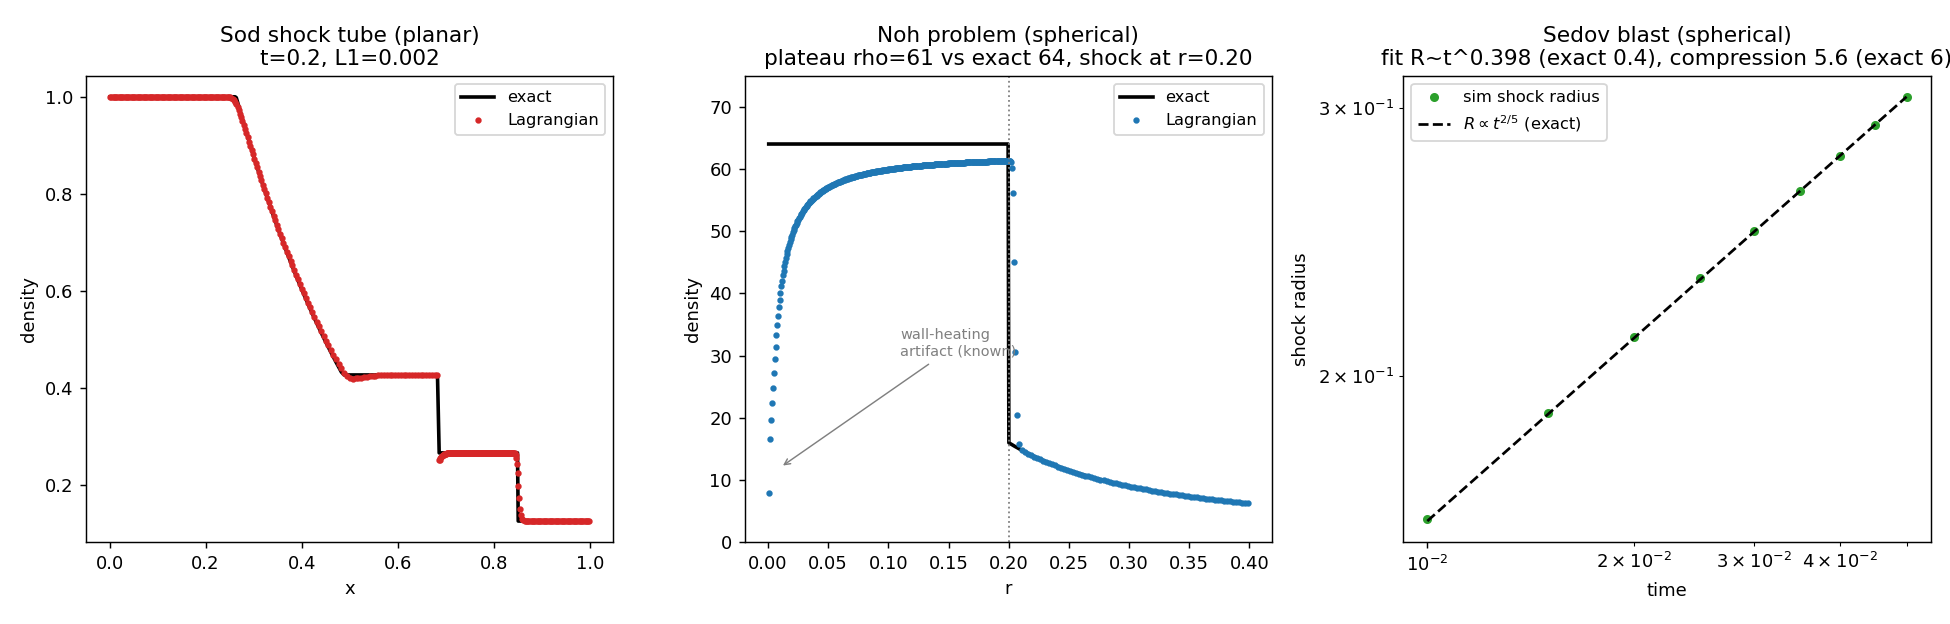

The Python source for this figure:
"""
Verification of the 1-D Lagrangian hydro scheme against exact solutions.

lagrangian_1d.py conserves energy to ~1% on an ICF implosion -- necessary but
not sufficient. This script runs the *same numerical scheme* (generalized to
planar/spherical geometry and arbitrary initial conditions) on the three
canonical hydrodynamics verification problems and overlays the exact answers:

  * Sod shock tube (planar)  -- exact Riemann solution. Tests a shock, a contact
    discontinuity and a rarefaction fan all at once.
  * Noh problem (spherical)  -- exact analytic solution. A cold uniform inflow
    stagnates into a converging shock; notoriously hard, directly ICF-relevant.
  * Sedov blast (spherical)  -- exact self-similar invariants: the strong-shock
    compression ratio (g+1)/(g-1) and the R_shock ~ t^(2/5) scaling law.

If the scheme reproduces these, the ICF results downstream (and any ML trained
on them) rest on a verified solver rather than a plausible-looking one.

Run:  python3 hydro_validation.py
Deps: numpy, matplotlib
"""

import numpy as np

# ============================================================================
# General 1-D Lagrangian hydro (same scheme as lagrangian_1d.py, generalized)
# ============================================================================
def zone_volume(r, geom):
    if geom == "planar":
        return np.diff(r)
    if geom == "cylindrical":
        return np.pi * np.diff(r ** 2)
    return (4.0 * np.pi / 3.0) * np.diff(r ** 3)      # spherical

def node_area(r, geom):
    if geom == "planar":
        return np.ones_like(r)
    if geom == "cylindrical":
        return 2.0 * np.pi * r
    return 4.0 * np.pi * r ** 2                        # spherical


def solve(r, u, rho, e, gamma, geom, t_end,
          inner="reflect", outer="wall", outer_val=0.0,
          cfl=0.4, cq=1.5, cl=1.0, e_floor=1e-12, monitor_times=None):
    """Advance to t_end. Returns final (r, u, rho, e, P) and optional snapshots."""
    r = r.astype(float).copy(); u = u.astype(float).copy()
    rho = rho.astype(float).copy(); e = e.astype(float).copy()
    N = rho.size
    dm = rho * zone_volume(r, geom)                   # fixed Lagrangian masses
    t = 0.0
    dt = 1e-9
    snaps = {}
    mon = sorted(monitor_times) if monitor_times else []
    mi = 0

    while t < t_end:
        P = (gamma - 1.0) * rho * e
        cs = np.sqrt(np.maximum(gamma * P / rho, 0.0))
        du = u[1:] - u[:-1]
        q = np.where(du < 0.0, cq * rho * du ** 2 + cl * rho * cs * np.abs(du), 0.0)
        Pq = P + q

        dr = np.diff(r)
        dt = cfl * np.min(dr / (cs + np.abs(du) + 1e-30))
        dt = min(dt, 1.1 * dt if t > 0 else dt, t_end - t)

        A = node_area(r, geom)
        accel = np.zeros(N + 1)
        dm_node = 0.5 * (dm[:-1] + dm[1:])
        accel[1:N] = -A[1:N] * (Pq[1:] - Pq[:-1]) / dm_node
        if outer == "free":
            accel[N] = -A[N] * (0.0 - Pq[-1]) / (0.5 * dm[-1])
        # (wall/inflow outer handled by fixing velocity below)

        u_new = u + dt * accel
        u_new[0] = 0.0                                # inner reflecting wall / center
        if outer == "wall":
            u_new[N] = 0.0
        elif outer == "inflow":
            u_new[N] = outer_val

        r_new = r + dt * u_new
        r_new = np.maximum.accumulate(np.maximum(r_new, 0.0))

        vol_new = np.maximum(zone_volume(r_new, geom), 1e-30)
        rho_new = dm / vol_new
        dv = 1.0 / rho_new - 1.0 / rho
        e_new = (e - (0.5 * P + q) * dv) / (1.0 + 0.5 * (gamma - 1.0) * dv * rho_new)
        e_new = np.maximum(e_new, e_floor)

        r, u, rho, e = r_new, u_new, rho_new, e_new
        t += dt
        while mi < len(mon) and t >= mon[mi]:
            snaps[mon[mi]] = (r.copy(), rho.copy())
            mi += 1

    P = (gamma - 1.0) * rho * e
    return (r, u, rho, e, P), snaps


def zone_centers(r):
    return 0.5 * (r[1:] + r[:-1])


# ============================================================================
# Exact Riemann solver (Sod)  -- Toro, "Riemann Solvers and Numerical Methods"
# ============================================================================
def _f_and_df(p, rhoK, pK, aK, g):
    if p > pK:                                        # shock
        A = 2.0 / ((g + 1.0) * rhoK)
        B = (g - 1.0) / (g + 1.0) * pK
        f = (p - pK) * np.sqrt(A / (p + B))
        df = np.sqrt(A / (B + p)) * (1.0 - (p - pK) / (2.0 * (B + p)))
    else:                                             # rarefaction
        f = 2.0 * aK / (g - 1.0) * ((p / pK) ** ((g - 1.0) / (2.0 * g)) - 1.0)
        df = (1.0 / (rhoK * aK)) * (p / pK) ** (-(g + 1.0) / (2.0 * g))
    return f, df


def riemann_exact(x, t, x0, WL, WR, g):
    rhoL, uL, pL = WL
    rhoR, uR, pR = WR
    aL = np.sqrt(g * pL / rhoL); aR = np.sqrt(g * pR / rhoR)

    p = 0.5 * (pL + pR)                               # Newton iteration for p*
    for _ in range(100):
        fL, dfL = _f_and_df(p, rhoL, pL, aL, g)
        fR, dfR = _f_and_df(p, rhoR, pR, aR, g)
        f = fL + fR + (uR - uL)
        p_new = max(1e-12, p - f / (dfL + dfR))
        if abs(p_new - p) < 1e-10 * p:
            break
        p = p_new
    pstar = p
    fL, _ = _f_and_df(pstar, rhoL, pL, aL, g)
    fR, _ = _f_and_df(pstar, rhoR, pR, aR, g)
    ustar = 0.5 * (uL + uR) + 0.5 * (fR - fL)

    def sample(S):
        if S <= ustar:                                # left of contact
            if pstar > pL:                            # left shock
                SL = uL - aL * np.sqrt((g + 1) / (2 * g) * pstar / pL + (g - 1) / (2 * g))
                if S <= SL:
                    return rhoL, uL, pL
                rho = rhoL * (pstar / pL + (g - 1) / (g + 1)) / ((g - 1) / (g + 1) * pstar / pL + 1)
                return rho, ustar, pstar
            else:                                     # left rarefaction
                aLs = aL * (pstar / pL) ** ((g - 1) / (2 * g))
                SHL = uL - aL; STL = ustar - aLs
                if S <= SHL:
                    return rhoL, uL, pL
                if S >= STL:
                    return rhoL * (pstar / pL) ** (1 / g), ustar, pstar
                u = 2 / (g + 1) * (aL + (g - 1) / 2 * uL + S)
                a = 2 / (g + 1) * (aL + (g - 1) / 2 * (uL - S))
                return rhoL * (a / aL) ** (2 / (g - 1)), u, pL * (a / aL) ** (2 * g / (g - 1))
        else:                                         # right of contact
            if pstar > pR:                            # right shock
                SR = uR + aR * np.sqrt((g + 1) / (2 * g) * pstar / pR + (g - 1) / (2 * g))
                if S >= SR:
                    return rhoR, uR, pR
                rho = rhoR * (pstar / pR + (g - 1) / (g + 1)) / ((g - 1) / (g + 1) * pstar / pR + 1)
                return rho, ustar, pstar
            else:                                     # right rarefaction
                aRs = aR * (pstar / pR) ** ((g - 1) / (2 * g))
                SHR = uR + aR; STR = ustar + aRs
                if S >= SHR:
                    return rhoR, uR, pR
                if S <= STR:
                    return rhoR * (pstar / pR) ** (1 / g), ustar, pstar
                u = 2 / (g + 1) * (-aR + (g - 1) / 2 * uR + S)
                a = 2 / (g + 1) * (aR - (g - 1) / 2 * (uR - S))
                return rhoR * (a / aR) ** (2 / (g - 1)), u, pR * (a / aR) ** (2 * g / (g - 1))

    rho = np.empty_like(x); u = np.empty_like(x); p = np.empty_like(x)
    for i, xi in enumerate(x):
        rho[i], u[i], p[i] = sample((xi - x0) / t)
    return rho, u, p


# ============================================================================
# Test problems
# ============================================================================
def run_sod():
    g, N, t_end = 1.4, 400, 0.2
    r = np.linspace(0.0, 1.0, N + 1)
    rc = zone_centers(r)
    rho = np.where(rc < 0.5, 1.0, 0.125)
    P = np.where(rc < 0.5, 1.0, 0.1)
    u = np.zeros(N + 1)
    e = P / ((g - 1.0) * rho)
    (rf, uf, rhof, ef, Pf), _ = solve(r, u, rho, e, g, "planar", t_end,
                                      inner="reflect", outer="wall")
    xc = zone_centers(rf)
    rho_ex, u_ex, P_ex = riemann_exact(xc, t_end, 0.5,
                                       (1.0, 0.0, 1.0), (0.125, 0.0, 0.1), g)
    l1 = np.mean(np.abs(rhof - rho_ex))
    return dict(name="Sod shock tube (planar)", x=xc, rho=rhof, u=uf, P=Pf,
                rho_ex=rho_ex, u_ex=u_ex, P_ex=P_ex, g=g, t=t_end, l1=l1)


def run_noh():
    g, N, t_end = 5.0 / 3.0, 400, 0.6
    r = np.linspace(0.0, 1.0, N + 1)
    rho = np.ones(N)
    u = -np.ones(N + 1); u[0] = 0.0
    P0 = 1e-6
    e = np.full(N, P0 / ((g - 1.0) * 1.0))
    (rf, uf, rhof, ef, Pf), _ = solve(r, u, rho, e, g, "spherical", t_end,
                                      inner="reflect", outer="inflow", outer_val=-1.0,
                                      cq=2.0, cl=1.0)
    xc = zone_centers(rf)
    r_shock = t_end / 3.0                              # exact shock position
    rho_ex = np.where(xc < r_shock, 64.0, (1.0 + t_end / np.maximum(xc, 1e-9)) ** 2)
    # post-shock plateau (away from the central wall-heating hole)
    plateau = (xc > 0.4 * r_shock) & (xc < 0.9 * r_shock)
    rho_plateau = np.median(rhof[plateau])
    fair = xc > 0.03                                   # exclude the known central artifact
    l1 = np.mean(np.abs(rhof - rho_ex)[fair])
    return dict(name="Noh problem (spherical)", x=xc, rho=rhof, u=uf, P=Pf,
                rho_ex=rho_ex, r_shock=r_shock, rho_plateau=rho_plateau,
                g=g, t=t_end, l1=l1)


def run_sedov():
    g, N, t_end = 1.4, 600, 0.05
    r = np.linspace(0.0, 1.0, N + 1)
    rho = np.ones(N)
    u = np.zeros(N + 1)
    P0 = 1e-6
    e = np.full(N, P0 / ((g - 1.0) * 1.0))
    dm0 = rho[0] * zone_volume(r, "spherical")[0]
    E0 = 1.0
    e[0] = E0 / dm0                                    # point blast in central zone
    mon = list(np.linspace(0.2, 1.0, 9) * t_end)
    (rf, uf, rhof, ef, Pf), snaps = solve(r, u, rho, e, g, "spherical", t_end,
                                          inner="reflect", outer="wall", cq=2.0, cl=1.0,
                                          monitor_times=mon)
    xc = zone_centers(rf)
    # shock radius over time = location of peak density
    ts, Rs = [], []
    for tt in mon:
        rr, dd = snaps[tt]
        c = zone_centers(rr)
        ts.append(tt); Rs.append(c[np.argmax(dd)])
    ts, Rs = np.array(ts), np.array(Rs)
    slope = np.polyfit(np.log(ts), np.log(Rs), 1)[0]   # expect 2/5 = 0.4
    compression = rhof.max() / 1.0                      # expect (g+1)/(g-1) = 6
    return dict(name="Sedov blast (spherical)", x=xc, rho=rhof, P=Pf,
                ts=ts, Rs=Rs, slope=slope, slope_exact=0.4,
                compression=compression, compression_exact=(g + 1) / (g - 1),
                g=g, t=t_end)


def report(sod, noh, sedov):
    print("=" * 62)
    print("  1-D LAGRANGIAN HYDRO  --  verification vs exact solutions")
    print("=" * 62)
    print(f"  Sod shock tube   : L1 density error = {sod['l1']:.4f}")
    print(f"  Noh problem      : post-shock plateau rho = {noh['rho_plateau']:.1f} "
          f"(exact 64), shock at r={noh['r_shock']:.3f}")
    print(f"                     L1(r>0.03) = {noh['l1']:.3f}; central dip is the "
          f"known Noh wall-heating artifact")
    print(f"  Sedov blast      : shock scaling R~t^{sedov['slope']:.3f} "
          f"(exact 0.400)")
    print(f"                     compression {sedov['compression']:.2f} "
          f"(exact {sedov['compression_exact']:.2f})")
    print("=" * 62)


def make_figure(sod, noh, sedov, fname="hydro_validation.png"):
    import matplotlib.pyplot as plt
    fig, ax = plt.subplots(1, 3, figsize=(15, 4.8))

    # Sod
    a = ax[0]
    a.plot(sod["x"], sod["rho_ex"], "k-", lw=2, label="exact")
    a.plot(sod["x"], sod["rho"], "o", ms=2.5, color="tab:red", label="Lagrangian")
    a.set_title(f"{sod['name']}\nt={sod['t']}, L1={sod['l1']:.3f}")
    a.set_xlabel("x"); a.set_ylabel("density"); a.legend(fontsize=9)

    # Noh
    b = ax[1]
    b.plot(noh["x"], noh["rho_ex"], "k-", lw=2, label="exact")
    b.plot(noh["x"], noh["rho"], "o", ms=2.5, color="tab:blue", label="Lagrangian")
    b.axvline(noh["r_shock"], color="gray", ls=":", lw=1)
    b.annotate("wall-heating\nartifact (known)", xy=(0.01, 12), xytext=(0.11, 30),
               fontsize=8, color="gray",
               arrowprops=dict(arrowstyle="->", color="gray", lw=0.8))
    b.set_title(f"{noh['name']}\nplateau rho={noh['rho_plateau']:.0f} vs exact 64, "
                f"shock at r={noh['r_shock']:.2f}")
    b.set_xlabel("r"); b.set_ylabel("density"); b.set_ylim(0, 75); b.legend(fontsize=9)

    # Sedov (scaling law)
    c = ax[2]
    c.loglog(sedov["ts"], sedov["Rs"], "o", ms=4, color="tab:green", label="sim shock radius")
    tfit = np.array([sedov["ts"][0], sedov["ts"][-1]])
    Cfit = sedov["Rs"][-1] / sedov["ts"][-1] ** 0.4
    c.loglog(tfit, Cfit * tfit ** 0.4, "k--", lw=1.5, label=r"$R \propto t^{2/5}$ (exact)")
    c.set_title(f"{sedov['name']}\nfit R~t^{sedov['slope']:.3f} (exact 0.4), "
                f"compression {sedov['compression']:.1f} (exact 6)")
    c.set_xlabel("time"); c.set_ylabel("shock radius"); c.legend(fontsize=9)

    fig.tight_layout()
    fig.savefig(fname, dpi=130)
    print(f"Saved figure -> {fname}")
    try:
        plt.show()
    except Exception:
        pass


def main():
    sod = run_sod()
    noh = run_noh()
    sedov = run_sedov()
    report(sod, noh, sedov)
    make_figure(sod, noh, sedov)


if __name__ == "__main__":
    main()
